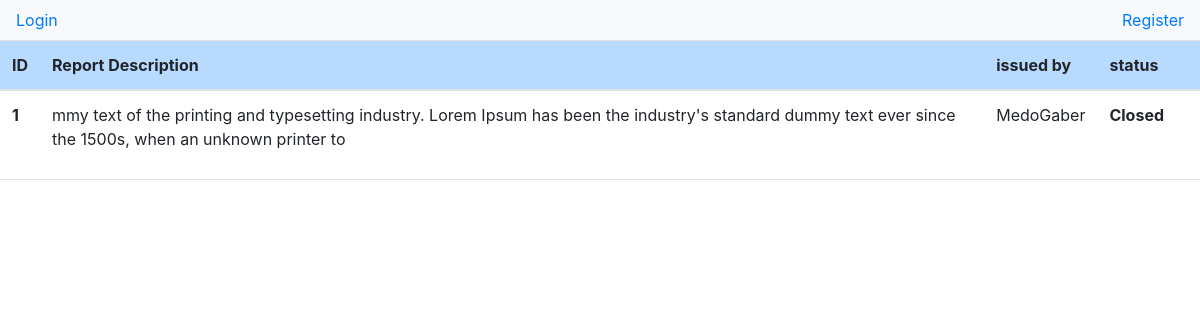
The page /reports/ on the database as committed earlier.
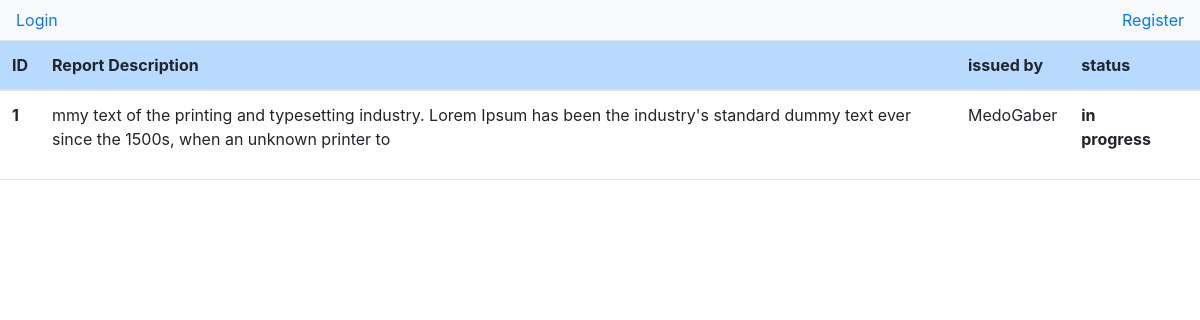
The same page on the database as committed later.
### dashboard/models.py (models this page shows, shortened)
class Report(models.Model):
    status = models.CharField(max_length=50,choices=STATUS,default='open')
    issued_by = models.ForeignKey(Profile, on_delete=models.CASCADE,null=True, blank=True)
    issuetype = models.CharField(max_length=50,blank=True,null=True)
    description = models.TextField(max_length=255,blank=True, null=True)
    created = models.DateTimeField(auto_now_add=True)

### accounts/models.py (models this page shows, shortened)
class Profile(models.Model):
    depart = models.ForeignKey('dashboard.Department', on_delete=models.CASCADE, blank=True,null=True)
    account = models.OneToOneField(Account , on_delete=models.CASCADE, blank=True , null=True)
    name = models.CharField(max_length=50,null=True,blank=True)
    salary  = models.DecimalField(decimal_places=2,max_digits=10,default = 0)
    username = models.CharField(max_length=50,null=True,blank=True)
    email = models.EmailField(blank=True,null=True)
    role = models.CharField(max_length=150,null=True,blank=True)
    location = models.CharField(max_length=50,null=True,blank=True)
    gender = models.CharField(max_length=50,null=True,blank=True)
    age = models.IntegerField(default = 0)
    on_vacation = models.BooleanField(default=False)
    skills = models.CharField(max_length=255,null=True,blank=True)
    languages = models.CharField(max_length=50,null=True,blank=True)
    id = models.UUIDField(default=uuid.uuid4, editable=False,primary_key=True)
    created = models.DateTimeField(auto_now_add=True)
    class Meta:
        ordering = ['-created']

### dashboard/views.py (the view)
# urls.py: path('reports/', views.reports, name='reports'),
def reports(request):
    reports = Report.objects.all()
    return render(request, 'dashboard/reportslist.html',{'reports':reports})

### dashboard/templates/dashboard/reportslist.html (shortened to what this page needs)
{% extends 'base.html' %}
{% block content %}
<table class="table">
    <thead>
      <tr class="table-primary">
        <th scope="col">ID</th>
        <th scope="col">Report Description</th>
        <th scope="col">issued by</th>
        <th scope="col">status</th>
        <th scope="col"></th>
      </tr>
    </thead>
    <tbody>
        {%for report in reports%}
      <tr>
        <th scope="row">{{report.id}}</th>
        <td>{{report.description}}</td>
        <td>{{report.issued_by.username|capfirst}}</td>
        {%if request.user.is_superuser == False%}
        <th>{{report.status}}</th>
      {%endif%}
        {%endfor%}
    </tbody>
  </table>
  <hr>
  {%endblock%}

Rows that differ between the two databases and show on the page:
changed Report "MedoGaber": status "Closed" → "in progress"
